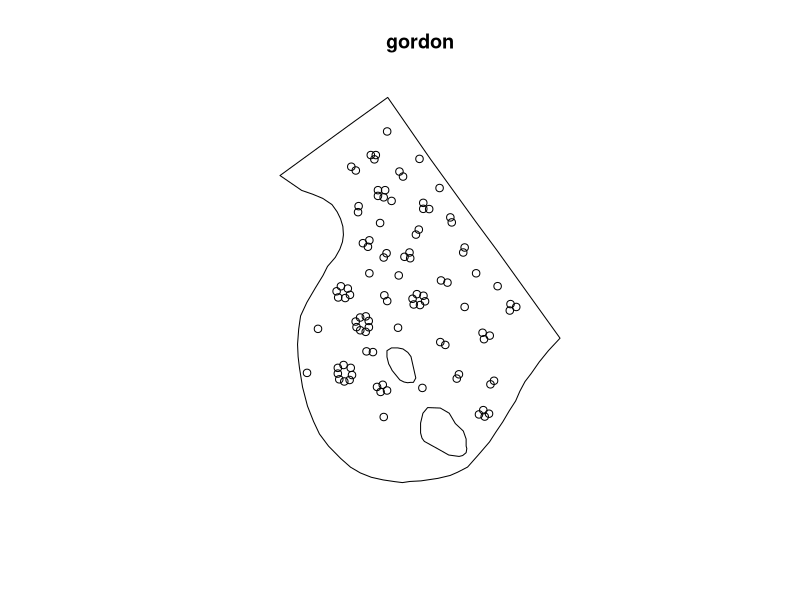

This figure's R source:
library(spatstat.data)


### Name: gordon
### Title: People in Gordon Square
### Aliases: gordon
### Keywords: datasets spatial

### ** Examples

data(gordon)
  if(require(spatstat)) {
plot(gordon)
  }
